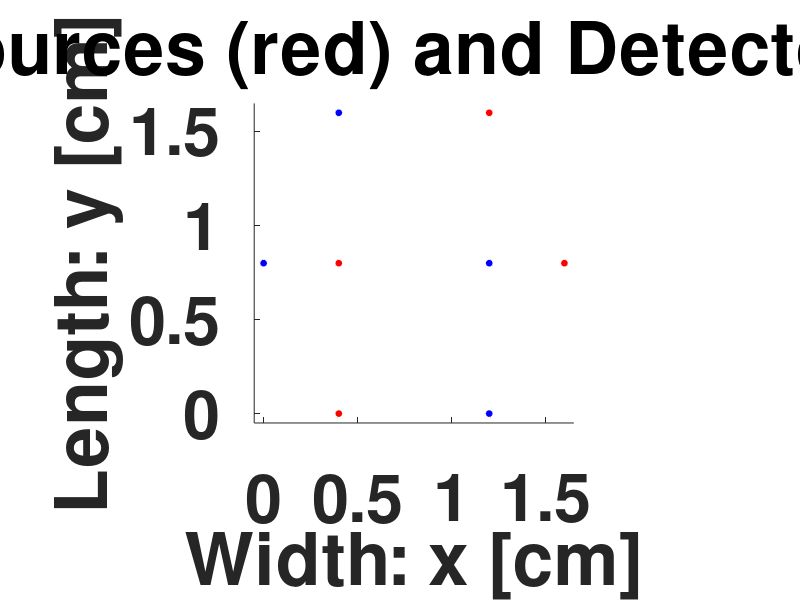

This figure's MATLAB source:
%% Brian Bentz 9/2015
% Generate phys file

% Sources on bottom and Detectors on top

clc; clear all; close all;
FS = 48;

%% OUTPUT
fn = sprintf('phys');
fid = fopen(fn,'w+');

%% Scater (Background)
scale = 1;

% Medium (Brain) 
n = 1.33;
mus = 20/scale;           % cm^-1
mua = 0.2/scale;        % cm^-1
zo = 1/mus;
l_mfp = 1/mus;

D = 1/(3*(mus + mua))  % alph = 1: 0.0167 (cm)
                       % alph = 2: 0.0333 (cm)

%% Physical Parameters

Ni = 65; % (2^6 + 1)
Nj = 65;
Nl = 65;

Bounded = 1;
xmin = -l_mfp*Bounded;
xmax = 32*l_mfp + l_mfp*Bounded;
ymin = -l_mfp*Bounded;
ymax = 32*l_mfp + l_mfp*Bounded;
zmin = -l_mfp*Bounded;
zmax = 32*l_mfp + l_mfp*Bounded;

delta_x = (xmax-xmin)/(Ni-1) % These should equal l_mpf
delta_y = (ymax-ymin)/(Nj-1)
delta_z = (zmax-zmin)/(Nl-1)

ls = 32*l_mfp;               % medium height along z in mm
ld = 32*l_mfp;               % medium width along x in mm
ly = 32*l_mfp;               % medium width along y in mm


%% Define Src/Det Positions
% for speed set K and M to number of src and det
K = 6;
M = 6;

% 4 Source 4 Detectors
position_det = [8*l_mfp 16*l_mfp 0; ...
                  0 16*l_mfp 24*l_mfp; ...
                  24*l_mfp 16*l_mfp ls; ...
                  ld 16*l_mfp 8*l_mfp;
                  24*l_mfp 0 16*l_mfp;
                  8*l_mfp ly 16*l_mfp];
position_src = [24*l_mfp 16*l_mfp 0; ...
                  0 16*l_mfp 8*l_mfp; ...
                  8*l_mfp 16*l_mfp ls; ...
                  ld 16*l_mfp 24*l_mfp;
                  8*l_mfp 0 16*l_mfp;
                  24*l_mfp ly 16*l_mfp];

% Sources and Detectors on each side
figure
for index = 1:6   
    x = position_src(index,1);
    y = position_src(index,2);
    z = position_src(index,3);
    hold on;plot3(x,y,z,'o','linewidth',1,'MarkerEdgeColor','w','MarkerFaceColor','r');

    x = position_det(index,1);
    y = position_det(index,2);
    z = position_det(index,3);
    hold on;plot3(x,y,z,'o','linewidth',1,'MarkerEdgeColor','w','MarkerFaceColor','b');
end
st = sprintf('FODT Sources (red) and Detectors (Blue)');
title(st,'interpreter','none','fontweight','bold','fontsize',FS);
xlabel('Width: x [cm]','fontweight','bold','fontsize',FS);
ylabel('Length: y [cm]','fontweight','bold','fontsize',FS);
zlabel('Height: z [cm]','fontweight','bold','fontsize',FS);
set(gca,'fontweight','bold','fontsize',FS);
axis([xmin xmax ymin ymax zmin zmax])
daspect([1 1 1]);

Nq = K;
Nm = M;


%% Output File

K = Nq;  % number of sources
M = Nm;  % number of detectors

c = 2.998*10^10; % spead of light in cm/s
v = c/n;  % velocity: c/1.3333

% output to file
fprintf(fid,'# Physical Parameters\n');
fprintf(fid,'physical {\n');
fprintf(fid,' xmin  %g\n',xmin);
fprintf(fid,' xmax   %g\n',xmax);
fprintf(fid,' ymin  %g\n',ymin);
fprintf(fid,' ymax   %g\n',ymax);
fprintf(fid,' zmin  %g\n',zmin);
fprintf(fid,' zmax   %g\n',zmax);
fprintf(fid,'\n');
fprintf(fid,'  Ni  %g\n',Ni);
fprintf(fid,'  Nj  %g\n',Nj);
fprintf(fid,'  Nl  %g\n',Nl);
fprintf(fid,'\n');
fprintf(fid,'  K  %g\n',K);
fprintf(fid,'  M  %g\n',M);
fprintf(fid,'\n');
fprintf(fid,'  v   %g\n',v); % delete + sign
fprintf(fid,'}\n');
fprintf(fid,'\n');
fprintf(fid,'\n');

%% Sources
omega = 4.927988476219283e+08;
beta = 1.0;
calir = 1.0;
calii = 0.0;

% output to file
fprintf(fid,'#Sources\n');
fprintf(fid,'\n');

for q = 1:Nq
    fprintf(fid,'source {\n');
    fprintf(fid,'#%g\n',q-1);
    fprintf(fid,'  position %g %g %g\n',position_src(q,1),position_src(q,2),position_src(q,3));
    fprintf(fid,'  omega  %.15e\n',omega);
    fprintf(fid,'  beta  %.1f\n',beta);
    fprintf(fid,'  calir  %.1f\n',calir);
    fprintf(fid,'  calii  %.1f\n',calii);
    fprintf(fid,'}\n');
end

fprintf(fid,'\n');
fprintf(fid,'\n');
fprintf(fid,'\n');


%% Detectors
omega = 4.927988476219283e+08;
beta = 1.0;
calir = 1.0;
calii = 0.0;

% output to file
fprintf(fid,'#detectors\n');

for m = 1:Nm
    fprintf(fid,'detector {\n');
    fprintf(fid,'#%g\n',m-1);
    fprintf(fid,'  position %g %g %g\n',position_det(m,1),position_det(m,2),position_det(m,3));
    fprintf(fid,'  omega  %.15e\n',omega);
    fprintf(fid,'  calir  %.1f\n',calir);
    fprintf(fid,'  calii  %.1f\n',calii);
    fprintf(fid,'}\n');
end

fprintf(fid,'\n');
fprintf(fid,'\n');


%% Connections
conect = [0:1:Nm];

fprintf(fid,'#Connections\n');
fprintf(fid,'connections {\n');

for q = 1:Nq
    fprintf(fid,'%d [',q-1);
    for m = 1:Nm
        fprintf(fid,' %d',m-1);
    end
    fprintf(fid,' ]\n');    
end

fprintf(fid,'}\n');


